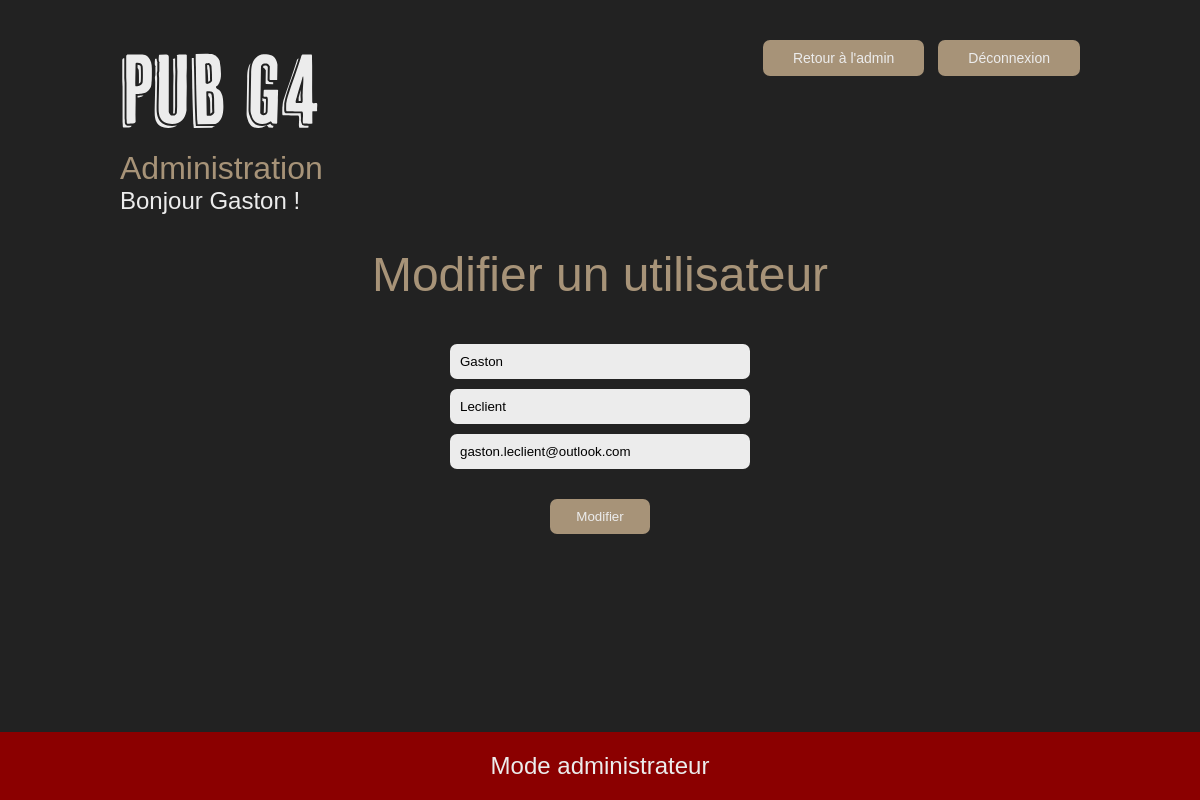
The app's page /modification-utilisateur?id=1 (signed in) with its own data.
### tables this page shows
CREATE TABLE `utilisateurs` (
  `id` int(11) NOT NULL,
  `prenom` varchar(100) NOT NULL,
  `nom` varchar(100) NOT NULL,
  `courriel` varchar(255) NOT NULL,
  `mot_de_passe` varchar(100) NOT NULL,
  `type` int(11) NOT NULL
);

### bases/Controller.php (called while the page is built, shortened)
<?php
abstract class Controller {
    protected function vue(string $nom, ?array $donnees = null){
        include("views/" . $nom . ".view.php");
    }
}

### controllers/SiteController.php (called while the page is built, shortened)
<?php
require_once("bases/Controller.php");
class SiteController extends Controller {
    public function afficherModificationUtilisateur() {
        $this->vue("admin-modification-utilisateur", [
            "titre" => "Modification d'un utilisateur | Administration",
            "utilisateur" =>(new Utilisateurs())->parId($_GET["id"]),
        ]);
    }
}

### index.php (called while the page is built, shortened)
<?php
require_once "controllers/SiteController.php";
require_once("config/routes.php");
$controller = new SiteController();
$chemin = $_GET["path"] ?? "index";
$methode = $routes[$chemin] ?? "erreur404";
$controller->{$methode}();

### config/database.php (called while the page is built)
<?php
$host = "localhost";
$username = "root";
$password = "";
$dbname = "pub_g4";

### bases/Model.php (called while the page is built, shortened)
<?php
class Model {
    private static $pdo = null;
    protected $table = null;
    protected function pdo(){
        if(static::$pdo == null){
            require "config/database.php";
            static::$pdo = new PDO("mysql:host=$host;dbname=$dbname", $username, $password, array(PDO::MYSQL_ATTR_INIT_COMMAND => "SET NAMES utf8"));
            static::$pdo->setAttribute(PDO::MYSQL_ATTR_INIT_COMMAND, "SET NAMES 'utf8'");
            static::$pdo->setAttribute(PDO::ATTR_ERRMODE, PDO::ERRMODE_EXCEPTION);
            static::$pdo->setAttribute(PDO::ATTR_DEFAULT_FETCH_MODE, PDO::FETCH_ASSOC);
        }
        return static::$pdo;
    }
    public function parId(int $id) {
        $sql = "SELECT *
                FROM $this->table
                WHERE id = :id";
        $stmt = $this->pdo()->prepare($sql);
        $stmt->execute([
            ":id" => $id
        ]);
        return $stmt->fetch();
    }
}

### views/admin-modification-utilisateur.view.php (the view, shortened to what this page needs)
<?php include("parts/admin-head.inc.php") ?>
<body id="admin_ajout_utilisateur">
    <div class="container">
        <header>
            <img class="logo" src="public/img/logo-pub-g4.svg" alt="Logo du Pub G4">
            <div class="section_bouton">
                <a href="administration" class="bouton-plein">Retour à l'admin</a>
                <a href="compte-deconnexion-submit" class="bouton-plein">Déconnexion</a>
            </div>
        </header>
        <div class="salutations">
            <h2>Administration</h2>
            <h3>Bonjour <?= $_SESSION["utilisateur_prenom"] ?> !</h3>
        </div>
        <h1>Modifier un utilisateur</h1>
        <form action="modification-utilisateur-submit" method="post">
            <input type="text" name="prenom" placeholder="Prénom" value="<?= $utilisateur["prenom"] ?>">
            <input type="text" name="nom" placeholder="Nom" value="<?= $utilisateur["nom"] ?>">
            <input type="email" name="courriel" placeholder="Courriel" value="<?= $utilisateur["courriel"] ?>">
            <input class="btn" type="submit" value="Modifier">
        </form>
    </div>
    <?php if (isset($_SESSION["utilisateur_type"]) && $_SESSION["utilisateur_type"] == 1) : ?>
        <h3 class="administrateur">Mode administrateur</h3>
    <?php endif; ?>
</body>
</html>

### public/css/administration/style.css (style rules this page uses)
header { padding-top: 50px; display: flex; justify-content: space-between; align-content: flex-start; }
header img.logo { width: 200px; }
form { position: relative; display: flex; flex-direction: column; align-items: center; }
form input, form textarea, form select { margin-top: 10px; width: 300px; padding: 10px; border: none; border-radius: 7px; font-family: raleway, sans-serif; background-color: var(--coul_principale_pale); box-sizing: border-box; }
form input.btn { width: 100px; background-color: var(--coul_sec_pale); color: var(--coul_principale_pale); margin-top: 30px !important; }
.salutations { text-align: left; margin: 20px 0; }
.salutations h2 { margin: 0; }
.salutations h3 { margin: 0; }
.administrateur { padding: 20px; box-sizing: border-box; background-color: #8b0000; margin: 0; position: fixed; text-align: center; bottom: 0; width: 100%; }
#admin_ajout_utilisateur { text-align: center; }

### public/css/parts/general/style.css (style rules this page uses)
:root { --coul_principale_pale: #ececec; --coul_principale_moyen: #222; --coul_principale_fonce: #111; --coul_sec_pale: #a79378; --coul_sec_fonce: #665945; }
body { background-color: var(--coul_principale_moyen); color: var(--coul_principale_pale); font-family: raleway, sans-serif; font-size: 14px; margin: 0; min-height: 100vh; }
h1, h2, h3, h4, h5, h6 { font-family: cheap-pine-sans, sans-serif; font-weight: 400; }
h1 { font-size: 3rem; color: var(--coul_sec_pale); }
h2 { color: var(--coul_sec_pale); margin: 30px 0; font-size: 2rem; }
h3 { margin-top: 40px; font-size: 1.5rem; }
.container { max-width: 80%; margin: auto; }
input.btn { cursor: pointer; }
.bouton-plein { padding: 10px 30px; background-color: var(--coul_sec_pale); color: var(--coul_principale_pale); border-radius: 7px; text-decoration: none; margin-left: 10px; cursor: pointer; }

### records on screen
utilisateurs: prenom "Gaston", nom "Leclient", courriel "gaston.leclient@outlook.com"

### other values on screen
$_SESSION["utilisateur_prenom"] "Gaston"
